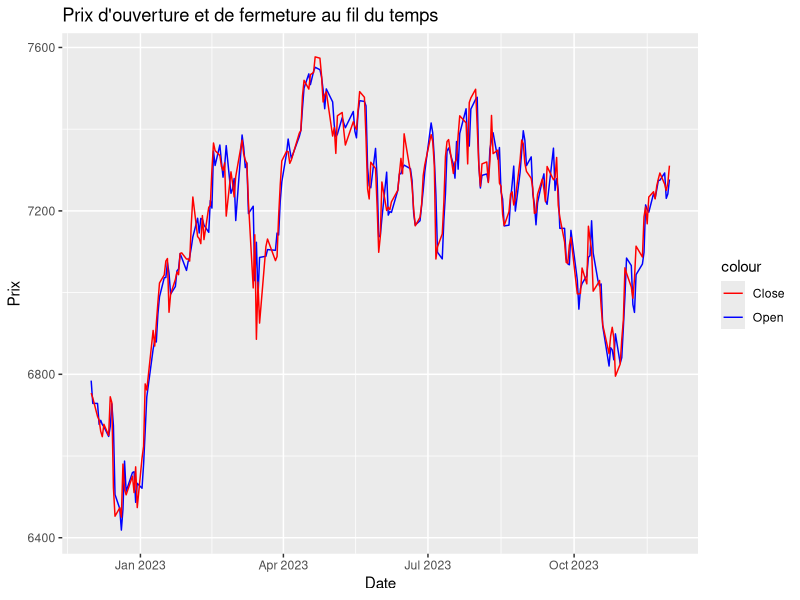

Reproduce this figure in R.
# Définir un miroir CRAN
options(repos = c(CRAN = "https://cloud.r-project.org"))

# Installer et charger les packages nécessaires
install.packages(c("dplyr", "ggplot2"))
library(dplyr)
library(ggplot2)

# Vérifiez le répertoire de travail actuel
getwd()

# Vérifier que le fichier existe avant de le charger
if ("cleaned_data.csv" %in% list.files()) {
  data <- read.csv("cleaned_data.csv")
  print(head(data))  # Afficher les premières lignes pour vérifier les données
} else {
  stop("Le fichier 'cleaned_data.csv' n'a pas été trouvé.")
}

# Statistiques descriptives
stats <- data %>% summarise(
  mean_open = mean(Open, na.rm = TRUE),
  sd_open = sd(Open, na.rm = TRUE),
  mean_close = mean(Close, na.rm = TRUE),
  sd_close = sd(Close, na.rm = TRUE)
)
print(stats)

# Visualisation des prix d'ouverture et de fermeture
ggplot(data, aes(x = as.Date(Date))) +
  geom_line(aes(y = Open, color = "Open")) +
  geom_line(aes(y = Close, color = "Close")) +
  labs(title = "Prix d'ouverture et de fermeture au fil du temps", x = "Date", y = "Prix") +
  scale_color_manual(values = c("Open" = "blue", "Close" = "red"))
